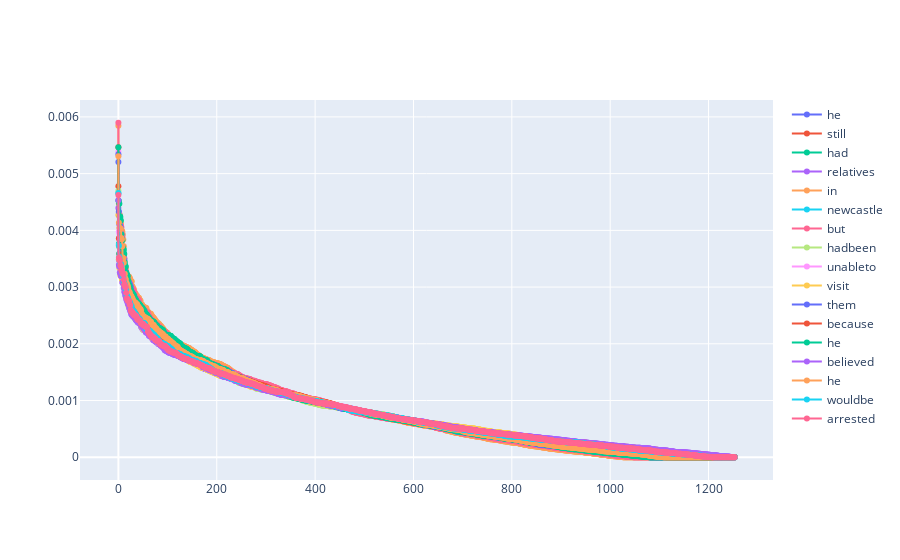

The notebook cell this image was saved under:
### Code cell
slg.util.plot_scatter_line(list(range(max_non_zeroes)),parad_data.values[0],sent.split()[0], add_trace=[(list(range(max_non_zeroes)), v, t) for v, t in zip(parad_data.values[1:],sent.split()[1:])])

### Figure 1 — Plotly figure (JSON) as saved in the notebook; plotly's stock layout.template omitted (floating-point values rounded to 4 significant figures; data arrays with more than 128 entries replaced by an {"elided": "..."} marker saying what was removed)
{"data": [{"line": {"shape": "spline"}, "mode": "lines+markers", "name": "he", "type": "scatter", "x": {"elided": "1254 int values"}, "y": {"elided": "1254 float values"}}, {"line": {"shape": "spline"}, "mode": "lines+markers", "name": "still", "type": "scatter", "x": {"elided": "1254 int values"}, "y": {"elided": "1254 float values"}}, {"line": {"shape": "spline"}, "mode": "lines+markers", "name": "had", "type": "scatter", "x": {"elided": "1254 int values"}, "y": {"elided": "1254 float values"}}, {"line": {"shape": "spline"}, "mode": "lines+markers", "name": "relatives", "type": "scatter", "x": {"elided": "1254 int values"}, "y": {"elided": "1254 float values"}}, {"line": {"shape": "spline"}, "mode": "lines+markers", "name": "in", "type": "scatter", "x": {"elided": "1254 int values"}, "y": {"elided": "1254 float values"}}, {"line": {"shape": "spline"}, "mode": "lines+markers", "name": "newcastle", "type": "scatter", "x": {"elided": "1254 int values"}, "y": {"elided": "1254 float values"}}, {"line": {"shape": "spline"}, "mode": "lines+markers", "name": "but", "type": "scatter", "x": {"elided": "1254 int values"}, "y": {"elided": "1254 float values"}}, {"line": {"shape": "spline"}, "mode": "lines+markers", "name": "hadbeen", "type": "scatter", "x": {"elided": "1254 int values"}, "y": {"elided": "1254 float values"}}, {"line": {"shape": "spline"}, "mode": "lines+markers", "name": "unableto", "type": "scatter", "x": {"elided": "1254 int values"}, "y": {"elided": "1254 float values"}}, {"line": {"shape": "spline"}, "mode": "lines+markers", "name": "visit", "type": "scatter", "x": {"elided": "1254 int values"}, "y": {"elided": "1254 float values"}}, {"line": {"shape": "spline"}, "mode": "lines+markers", "name": "them", "type": "scatter", "x": {"elided": "1254 int values"}, "y": {"elided": "1254 float values"}}, {"line": {"shape": "spline"}, "mode": "lines+markers", "name": "because", "type": "scatter", "x": {"elided": "1254 int values"}, "y": {"elided": "1254 float values"}}, {"line": {"shape": "spline"}, "mode": "lines+markers", "name": "he", "type": "scatter", "x": {"elided": "1254 int values"}, "y": {"elided": "1254 float values"}}, {"line": {"shape": "spline"}, "mode": "lines+markers", "name": "believed", "type": "scatter", "x": {"elided": "1254 int values"}, "y": {"elided": "1254 float values"}}, {"line": {"shape": "spline"}, "mode": "lines+markers", "name": "he", "type": "scatter", "x": {"elided": "1254 int values"}, "y": {"elided": "1254 float values"}}, {"line": {"shape": "spline"}, "mode": "lines+markers", "name": "wouldbe", "type": "scatter", "x": {"elided": "1254 int values"}, "y": {"elided": "1254 float values"}}, {"line": {"shape": "spline"}, "mode": "lines+markers", "name": "arrested", "type": "scatter", "x": {"elided": "1254 int values"}, "y": {"elided": "1254 float values"}}], "layout": {"title": {}, "xaxis": {"title": {}}, "yaxis": {"title": {}}}}
